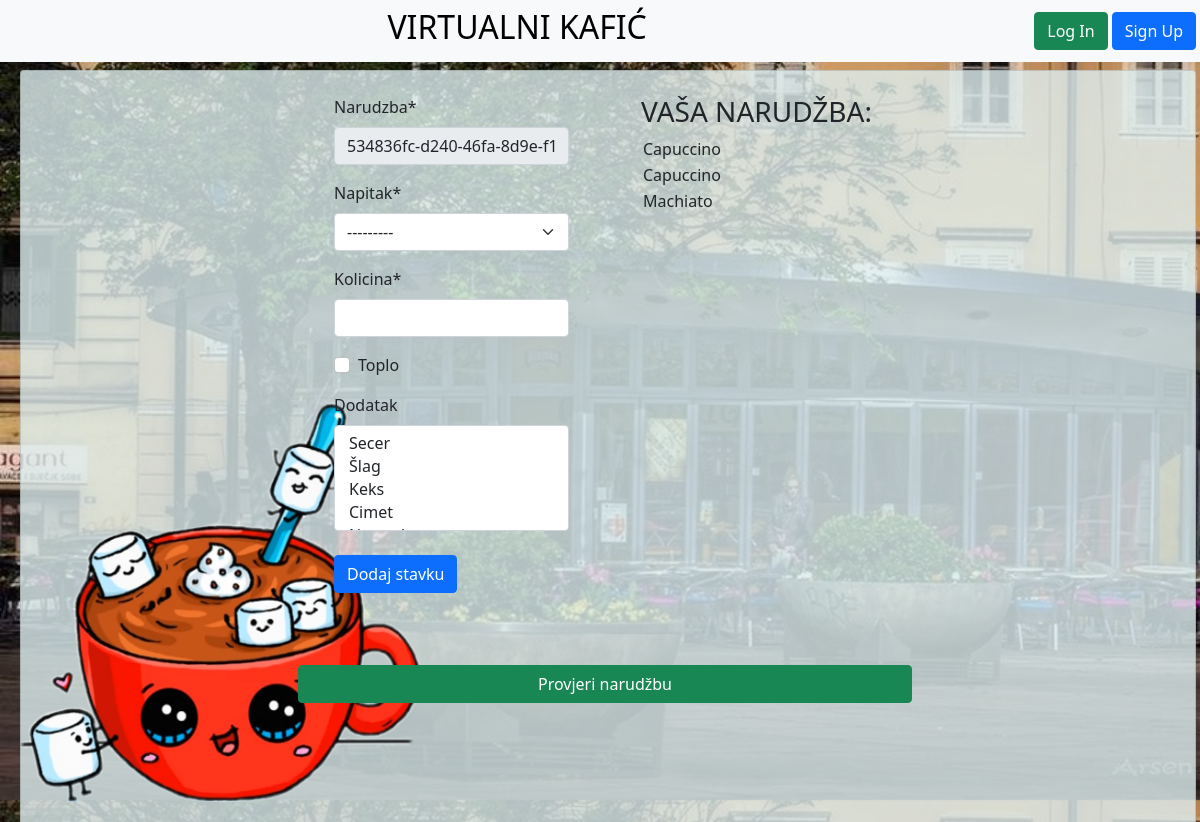
The page /stavka/534836fcd24046fa8d9ef18646044134 on the database as committed earlier.
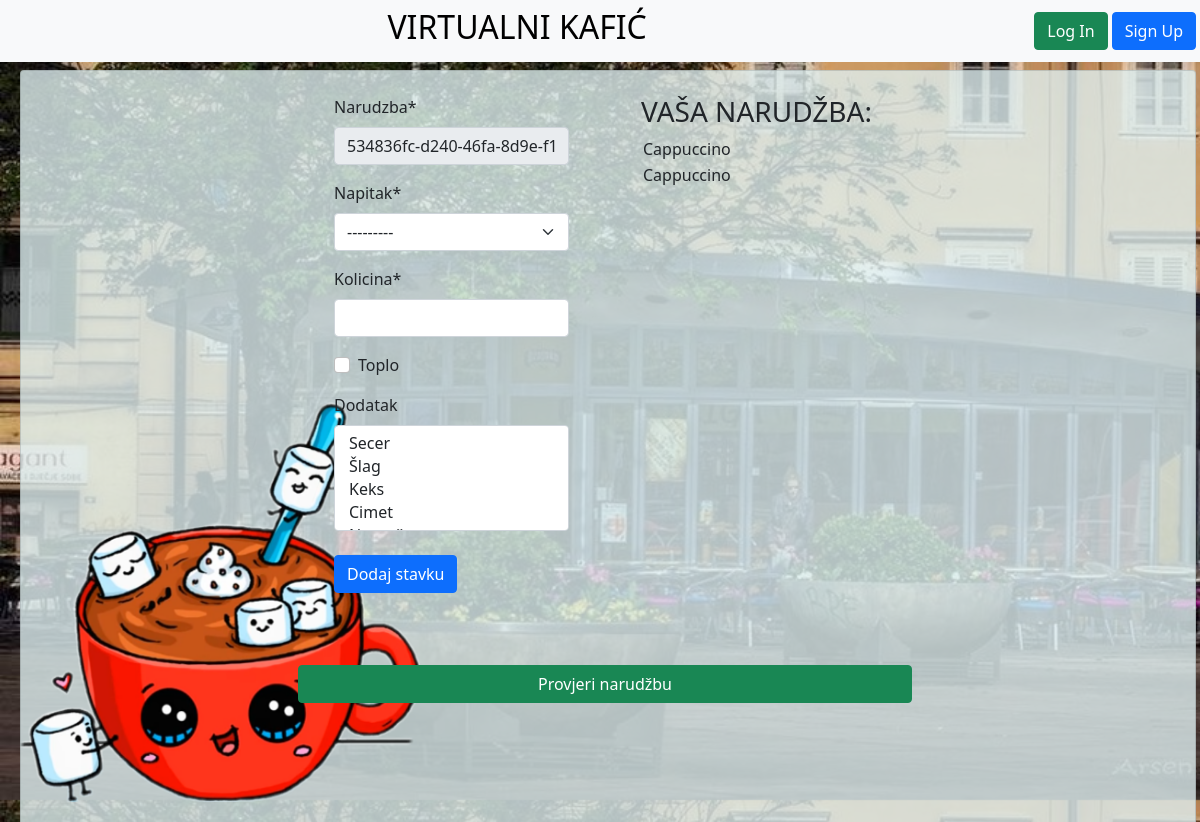
The same page on the database as committed later.
### Aparat/models.py (models this page shows)
class Stavka(models.Model):
    napitak = models.ForeignKey(Napitak, on_delete=models.CASCADE)
    kolicina = models.IntegerField()
    narudzba = models.ForeignKey(
        Narudzba, on_delete=models.CASCADE, related_name="stavke"
    )
    dodatak = models.ManyToManyField(Dodaci, blank=True)
    toplo = models.BooleanField(default=True)
    '''
    Koristimo property da mozemo izvršiti matematicku akciju prije ispisa polja (sumu svih cijena)
    '''
    @property
    def cijena(self):
        sum = self.napitak.cijena * self.kolicina
        for d in self.dodatak.all():
            sum = sum + d.cijena
        return sum
    def __str__(self):
        return self.napitak.vrsta_napitka
    class Meta:
        verbose_name = "Stavka"
        verbose_name_plural = "Stavke"

class Napitak(models.Model):
    vrsta_napitka = models.CharField(max_length=255, unique=True)
    cijena = models.DecimalField(max_digits=6, decimal_places=2)
    salica = models.ForeignKey(Salica, on_delete=models.CASCADE)
    slika = models.ImageField(upload_to="pica/", default="default_drink.jpg")
    def __str__(self):
        return self.vrsta_napitka
    class Meta:
        verbose_name = "Napitci"
        verbose_name_plural = "Napitak"

### Aparat/views.py (the view, shortened to what this page needs)
# urls.py: path("stavka/<pk>", views.DodajStavku.as_view(), name="stavka"),
class DodajStavku(FormView):
    template_name = "Aparat/stavka_form.html"
    form_class = StavkaForm
    def get_initial(self):
        self.pk = Narudzba.objects.get(broj_narudzbe=self.kwargs["pk"])
        initial = {"narudzba": self.pk}
        return initial
    def get_context_data(self, **kwargs):
        context = super().get_context_data(**kwargs)
        context["narudzba"] = Narudzba.objects.get(broj_narudzbe=self.kwargs["pk"])
        return context

### Aparat/forms.py
class StavkaForm(forms.Form):
    narudzba = forms.CharField(max_length=255, disabled=True) #da ne možemo mijenjati broj narudžbe, da ovo zadnje izbrišemo bi mogli
    napitak = forms.ModelChoiceField(queryset=Napitak.objects.all())
    kolicina = forms.IntegerField()
    toplo = forms.BooleanField(required=False)
    dodatak = forms.ModelMultipleChoiceField(
        queryset=Dodaci.objects.all(), required=False
    )

### Aparat/models.py (called while the page is built)
    def __str__(self):
        return self.naziv

    def __str__(self):
        return str(self.broj_narudzbe)

### templates/Aparat/stavka_form.html (shortened to what this page needs)
{% extends "_base.html" %}
{% load crispy_forms_tags %}
{% block cute_image %}/media/cutecoffie.png{% endblock %} {% block content %}
<div id="center_div">
    <div class="row mb-5">
        <div class="col-sm m-4">
            <form method="post">
                {% csrf_token %} {{ form | crispy }}
                <input class="btn btn-primary mt-2" type="submit" value="Dodaj stavku">
            </form>
        </div>
        <div class="col-sm m-4">
            <h3>VAŠA NARUDŽBA:</h3>
            {% for stavka in narudzba.stavke.all %}
            <p>{{ stavka }}</p>
            {% endfor%}
        </div>
    </div>
    <div class="row mb-5">
        <a class="btn btn-success" href="{% url 'potvrda' pk=narudzba.broj_narudzbe %}" role="button">Provjeri narudžbu</a>
    </div>
</div>
{% endblock %}

### templates/_base.html (shortened to what this page needs)
{% load static %}
<!DOCTYPE html>
<html>
<head>
    <link href="https://cdn.jsdelivr.net/npm/bootstrap@5.1.3/dist/css/bootstrap.min.css" rel="stylesheet">
    <link rel="stylesheet" type="text/css" href="{% static 'css/styles.css' %}">
</head>
<body>
    <nav class="navbar navbar-light bg-light">
        <a id="title_nav_bar" href="/"><h2>VIRTUALNI KAFIĆ</h2></a>
        {% if user.is_authenticated %}
            <div class="dropdown" style="margin-right:20px; ">
                <button class="btn btn-success dropdown-toggle" type="button" id="dropdownMenuButton1" data-bs-toggle="dropdown" aria-expanded="false">
                    {{ user.username }}
                </button>
                <ul class="dropdown-menu" aria-labelledby="dropdownMenuButton1">
                    <li><a class="dropdown-item" href="{% url 'profil-redirect' %}">Profil</a></li>
                    <li><a class="dropdown-item" href="{% url 'logout' %}">Logout</a></li>
                </ul>
            </div>
        {% else %}
            <a href="{% url 'login' %}" class="btn btn-success">Log In</a>
            <a href="{% url 'signup' %}" class="btn btn-primary m-1">Sign Up</a>
        {% endif %}
    </nav>
    <div id="main_div" class="card">
        {% block content %}{% endblock %}
    <img id = "cute_image" src="{% block cute_image %}{% endblock %}" alt="" width="400" height="400">
    </div>
</body>
</html>

### static/css/styles.css (style rules this page uses)
body { background-image: url('/media/backbround_striga.jpg'); background-size: cover; }
#main_div { min-height: 92%; min-width: 98%; left: 20px; top: 70px; background-color: rgba(223, 239, 240, 0.8); position: absolute; justify-content: center; z-index: -100; }
.navbar { float: none; vertical-align: top; text-align: center; display: flex; }
#title_nav_bar { margin: auto; }
#center_div { position: fixed; top: 50%; left: 50%; transform: translate(-50%, -50%); padding-left: 10px; }
p { margin: 2px; padding: 0; }
#cute_image { position: fixed; left: 20px; bottom: 20px; z-index: -5; }
a { text-decoration: none; color: black; }

Rows that differ between the two databases and show on the page:
removed Stavka: napitak.vrsta_napitka "Machiato"
changed through a linked row, Stavka (number 1 of 2 on the later page): napitak.vrsta_napitka "Capuccino" → "Cappuccino"
changed through a linked row, Stavka (number 2 of 2 on the later page): napitak.vrsta_napitka "Capuccino" → "Cappuccino"
